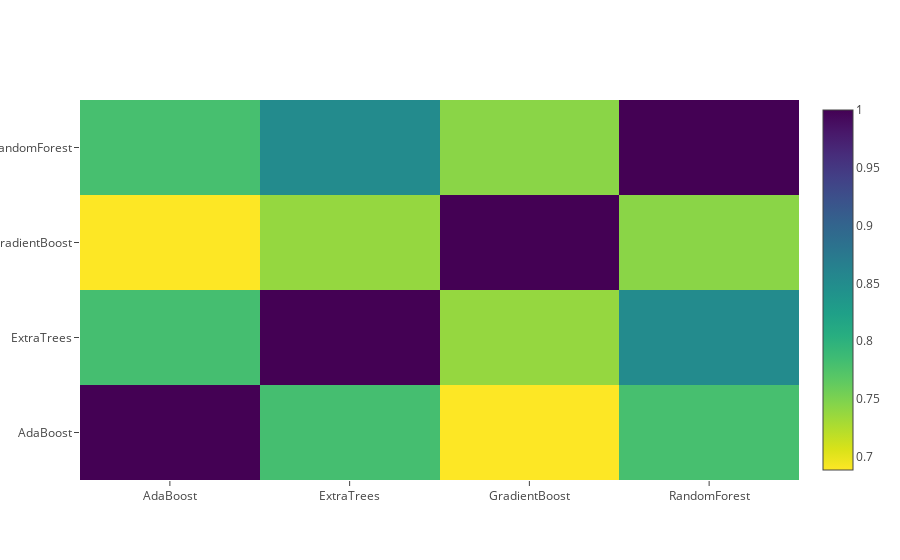

Notebook code cell kept with this figure:
### Markdown cell above
**Correlation Heatmap of the Second Level Training set**

### Code cell
data = [
    go.Heatmap(
        z= base_predictions_train.astype(float).corr().values ,
        x=base_predictions_train.columns.values,
        y= base_predictions_train.columns.values,
          colorscale='Viridis',
            showscale=True,
            reversescale = True
    )
]
py.iplot(data, filename='labelled-heatmap')

### Figure 1 — Plotly figure (JSON) as saved in the notebook; plotly's stock layout.template omitted (floating-point values rounded to 4 significant figures)
{"data": [{"colorscale": "Viridis", "reversescale": true, "showscale": true, "type": "heatmap", "x": ["AdaBoost", "ExtraTrees", "GradientBoost", "RandomForest"], "y": ["AdaBoost", "ExtraTrees", "GradientBoost", "RandomForest"], "z": [[1, 0.7814, 0.6887, 0.7802], [0.7814, 1, 0.7378, 0.851], [0.6887, 0.7378, 1, 0.743], [0.7802, 0.851, 0.743, 1]]}], "layout": {}}
